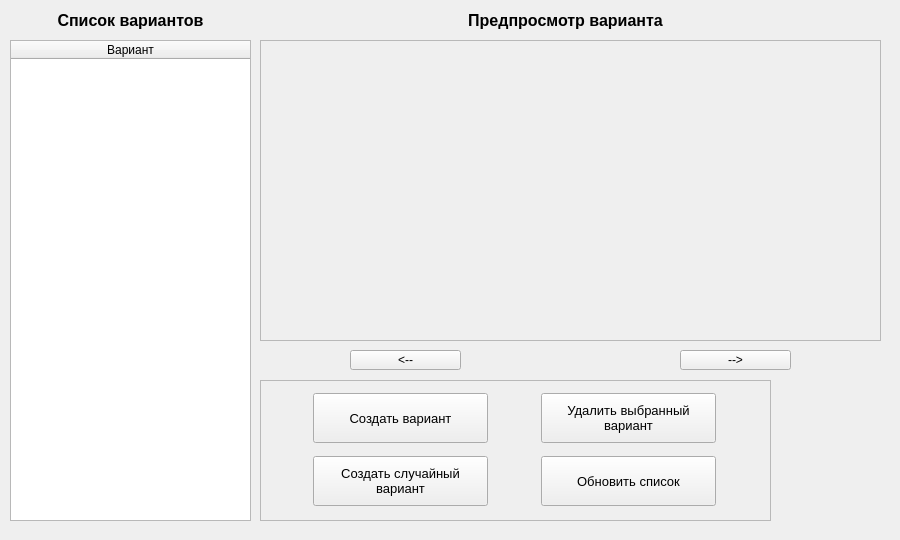
<?xml version="1.0" encoding="UTF-8"?>
<ui version="4.0">
 <class>Form</class>
 <widget class="QWidget" name="Form">
  <property name="geometry">
   <rect>
    <x>0</x>
    <y>0</y>
    <width>900</width>
    <height>540</height>
   </rect>
  </property>
  <property name="windowTitle">
   <string>Просмотр вариантов</string>
  </property>
  <widget class="QTableWidget" name="tableWidget">
   <property name="geometry">
    <rect>
     <x>10</x>
     <y>40</y>
     <width>241</width>
     <height>481</height>
    </rect>
   </property>
   <property name="editTriggers">
    <set>QAbstractItemView::NoEditTriggers</set>
   </property>
   <attribute name="horizontalHeaderStretchLastSection">
    <bool>true</bool>
   </attribute>
   <attribute name="verticalHeaderStretchLastSection">
    <bool>false</bool>
   </attribute>
   <column>
    <property name="text">
     <string>Вариант</string>
    </property>
   </column>
  </widget>
  <widget class="QFrame" name="backgroundFrame">
   <property name="geometry">
    <rect>
     <x>260</x>
     <y>40</y>
     <width>621</width>
     <height>301</height>
    </rect>
   </property>
   <property name="frameShape">
    <enum>QFrame::StyledPanel</enum>
   </property>
   <property name="frameShadow">
    <enum>QFrame::Raised</enum>
   </property>
   <widget class="QLabel" name="preview">
    <property name="geometry">
     <rect>
      <x>10</x>
      <y>10</y>
      <width>601</width>
      <height>281</height>
     </rect>
    </property>
    <property name="text">
     <string/>
    </property>
   </widget>
  </widget>
  <widget class="QLabel" name="previewExam">
   <property name="geometry">
    <rect>
     <x>430</x>
     <y>10</y>
     <width>271</width>
     <height>21</height>
    </rect>
   </property>
   <property name="font">
    <font>
     <pointsize>12</pointsize>
     <weight>75</weight>
     <bold>true</bold>
    </font>
   </property>
   <property name="text">
    <string>Предпросмотр варианта</string>
   </property>
   <property name="alignment">
    <set>Qt::AlignCenter</set>
   </property>
  </widget>
  <widget class="QToolButton" name="left">
   <property name="geometry">
    <rect>
     <x>350</x>
     <y>350</y>
     <width>111</width>
     <height>20</height>
    </rect>
   </property>
   <property name="text">
    <string>&lt;--</string>
   </property>
  </widget>
  <widget class="QLabel" name="list">
   <property name="geometry">
    <rect>
     <x>10</x>
     <y>10</y>
     <width>241</width>
     <height>21</height>
    </rect>
   </property>
   <property name="font">
    <font>
     <pointsize>12</pointsize>
     <weight>75</weight>
     <bold>true</bold>
    </font>
   </property>
   <property name="text">
    <string>Список вариантов</string>
   </property>
   <property name="alignment">
    <set>Qt::AlignCenter</set>
   </property>
  </widget>
  <widget class="QFrame" name="backgroundFrame2">
   <property name="geometry">
    <rect>
     <x>260</x>
     <y>380</y>
     <width>511</width>
     <height>141</height>
    </rect>
   </property>
   <property name="frameShape">
    <enum>QFrame::StyledPanel</enum>
   </property>
   <property name="frameShadow">
    <enum>QFrame::Raised</enum>
   </property>
   <widget class="QWidget" name="gridLayoutWidget">
    <property name="geometry">
     <rect>
      <x>0</x>
      <y>0</y>
      <width>511</width>
      <height>141</height>
     </rect>
    </property>
    <layout class="QGridLayout" name="gridLayout">
     <property name="leftMargin">
      <number>10</number>
     </property>
     <property name="topMargin">
      <number>10</number>
     </property>
     <property name="rightMargin">
      <number>10</number>
     </property>
     <property name="bottomMargin">
      <number>10</number>
     </property>
     <property name="spacing">
      <number>10</number>
     </property>
     <item row="1" column="1">
      <widget class="QPushButton" name="update">
       <property name="minimumSize">
        <size>
         <width>175</width>
         <height>50</height>
        </size>
       </property>
       <property name="maximumSize">
        <size>
         <width>175</width>
         <height>50</height>
        </size>
       </property>
       <property name="font">
        <font>
         <family>MS Shell Dlg 2</family>
         <pointsize>10</pointsize>
         <kerning>true</kerning>
        </font>
       </property>
       <property name="toolTip">
        <string/>
       </property>
       <property name="styleSheet">
        <string notr="true"/>
       </property>
       <property name="text">
        <string>Обновить список</string>
       </property>
       <property name="default">
        <bool>false</bool>
       </property>
      </widget>
     </item>
     <item row="0" column="1">
      <widget class="QPushButton" name="deleteSelectedBtn">
       <property name="minimumSize">
        <size>
         <width>175</width>
         <height>50</height>
        </size>
       </property>
       <property name="maximumSize">
        <size>
         <width>175</width>
         <height>50</height>
        </size>
       </property>
       <property name="font">
        <font>
         <family>MS Shell Dlg 2</family>
         <pointsize>10</pointsize>
         <kerning>true</kerning>
        </font>
       </property>
       <property name="toolTip">
        <string/>
       </property>
       <property name="styleSheet">
        <string notr="true"/>
       </property>
       <property name="text">
        <string>Удалить выбранный
вариант</string>
       </property>
       <property name="default">
        <bool>false</bool>
       </property>
      </widget>
     </item>
     <item row="1" column="0">
      <widget class="QPushButton" name="createRandom">
       <property name="minimumSize">
        <size>
         <width>175</width>
         <height>50</height>
        </size>
       </property>
       <property name="maximumSize">
        <size>
         <width>175</width>
         <height>50</height>
        </size>
       </property>
       <property name="font">
        <font>
         <pointsize>10</pointsize>
        </font>
       </property>
       <property name="text">
        <string>Создать случайный
вариант</string>
       </property>
      </widget>
     </item>
     <item row="0" column="0">
      <widget class="QPushButton" name="openCreatorBtn">
       <property name="minimumSize">
        <size>
         <width>175</width>
         <height>50</height>
        </size>
       </property>
       <property name="maximumSize">
        <size>
         <width>175</width>
         <height>50</height>
        </size>
       </property>
       <property name="font">
        <font>
         <family>MS Shell Dlg 2</family>
         <pointsize>10</pointsize>
         <kerning>true</kerning>
        </font>
       </property>
       <property name="toolTip">
        <string/>
       </property>
       <property name="styleSheet">
        <string notr="true"/>
       </property>
       <property name="text">
        <string>Создать вариант</string>
       </property>
       <property name="default">
        <bool>false</bool>
       </property>
      </widget>
     </item>
    </layout>
   </widget>
  </widget>
  <widget class="QToolButton" name="right">
   <property name="geometry">
    <rect>
     <x>680</x>
     <y>350</y>
     <width>111</width>
     <height>20</height>
    </rect>
   </property>
   <property name="text">
    <string>--&gt;</string>
   </property>
  </widget>
 </widget>
 <resources/>
 <connections/>
</ui>
